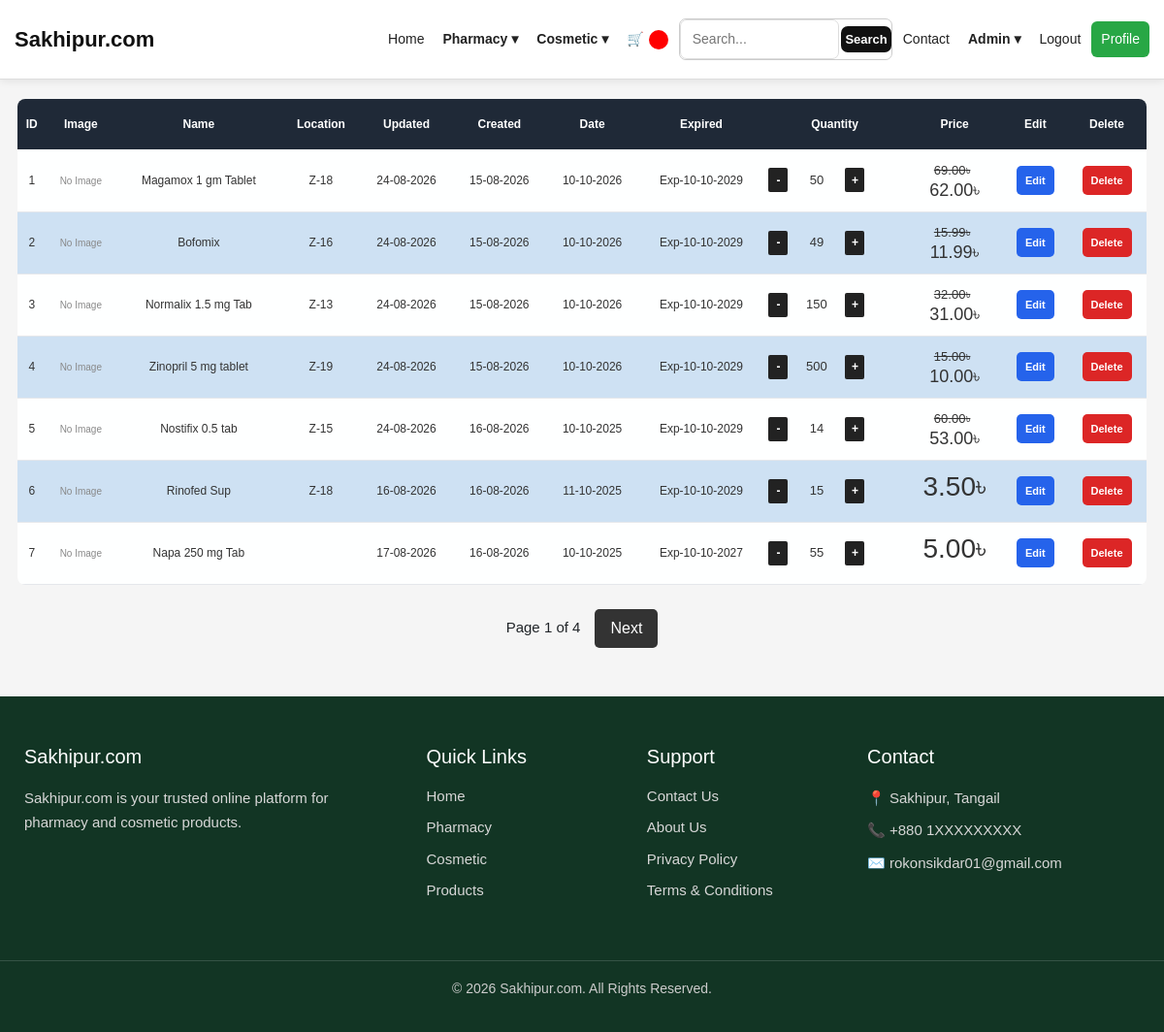
Page /listproduct/ (signed in) on the earlier database version.
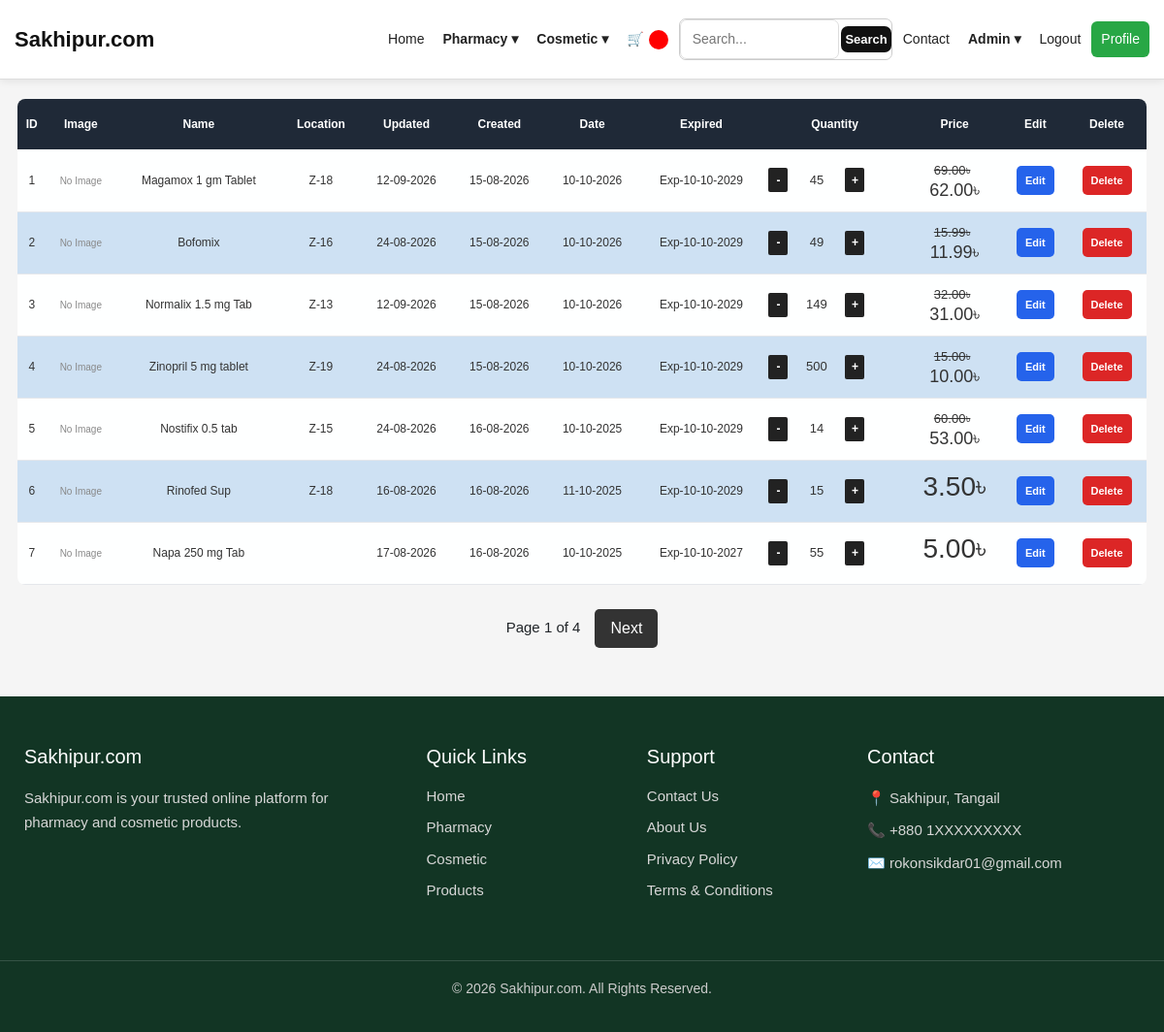
Same page on the later database version.
### myapp/models.py (models this page shows, shortened)
class Product(models.Model):
    name = models.CharField(max_length=200)
    location = models.CharField(max_length=25, null=True, blank=True)
    date = models.DateField(null=True, blank=True)
    expired = models.DateField(null=True, blank=True)
    quantity = models.PositiveIntegerField(default=0)
    price = models.DecimalField(max_digits=10, decimal_places=2)
    discount = models.DecimalField(max_digits=10, decimal_places=2, null=True, blank=True, default=0)
    image = models.ImageField(upload_to="products/", blank=True, null=True)
    created_at = models.DateTimeField(auto_now_add=True)
    updated_at = models.DateTimeField(auto_now=True)
    @property
    def final_price(self):
        return self.price - self.discount

### myapp/views.py (the view, shortened to what this page needs)
# urls.py: path('listproduct/', views.listproduct, name='listproduct'),
@login_required(login_url='login')
def listproduct(request):
    search = request.GET.get('search', '').strip()
    data = Product.objects.all()
    paginator = Paginator(data, 7)
    page_number = request.GET.get('page')
    page = paginator.get_page(page_number)
    return render(request, 'listproduct.html', {'data': page, 'page': page, 'search': search})

### templates/listproduct.html (shortened to what this page needs)
{% extends "index.html" %}
{% block content %}
<div class="table-wrapper">
    <table class="product-table">
        <thead>
            <tr>
                <th class="hide-mobile">ID</th>
                <th class="hide-mobile">Image</th>
                <th>Name</th>
                <th class="hide-mobile">Location</th>
                <th class="hide-mobile">Updated</th>
                <th class="hide-mobile">Created</th>
                <th class="hide-mobile">Date</th>
                <th class="hide-mobile">Expired</th>
                <th>Quantity</th>
                <th>Price</th>
                <th>Edit</th>
                <th>Delete</th>
            </tr>
        </thead>
        <tbody>
            {% for i in page %}
            <tr>
                <td class="hide-mobile">{{ forloop.counter }}</td>
                <td class="hide-mobile">
                    {% if i.image %}
                        <img src="{{ i.image.url }}" class="product-img" alt="{{ i.name }}" height="50" width="50">
                    {% else %}
                        <span class="no-image">No Image</span>
                    {% endif %}
                </td>
                <td>{{ i.name }}</td>
                <td class="hide-mobile">{{ i.location }}</td>
                <td class="hide-mobile">{{ i.updated_at|date:"d-m-Y" }}</td>
                <td class="hide-mobile">{{ i.created_at|date:"d-m-Y" }}</td>
                <td class="hide-mobile">{{ i.date|date:"d-m-Y" }}</td>
                <td class="hide-mobile">Exp-{{ i.expired|date:"d-m-Y" }}</td>
                <td class=>
                    <div class="quantity-box">
                      <a href="{% url 'quantity_minus' i.id %}">-</a>
                      <span>{{ i.quantity }}</span>
                      <a href="{% url 'quantity_plus' i.id %}">+</a>
                  </div>
                </td>
                <td class="price"> {% if i.discount > 0 %}
                <h6>
                <del>{{ i.price }}৳</del>
                <div>{{ i.final_price }}৳</div>
                </h6>
                {% else %}
                <h3>{{ i.price }}৳</h3>
                {% endif %} </td>
                <td>
                    <a href="{% url 'edit' i.id %}" class="edit-btn">
                        Edit
                    </a>
                </td>
                <td>
                    <a href="{% url 'delete' i.id %}"
                       class="delete-btn"
                       onclick="return confirm('Are you sure you want to delete this product?');">
                        Delete
                    </a>
                </td>
            </tr>
            {% empty %}
            <tr>
                <td colspan="11" class="empty-data">
                    No Product Found
                </td>
            </tr>
            {% endfor %}
        </tbody>
    </table>
</div>
<div class="pagination">
    <span>
        Page {{ page.number }} of {{ page.paginator.num_pages }}
    </span>
    {% if page.has_next %}
        <a href="?page={{ page.next_page_number }}">Next</a>
    {% endif %}
</div>
{% endblock content %}

Differences in the rows shown:
changed Product "Magamox 1 gm Tablet": updated_at "24-08-2026" → "12-09-2026"; quantity "50" → "45"
changed Product "Normalix 1.5 mg Tab": updated_at "24-08-2026" → "12-09-2026"; quantity "150" → "149"
